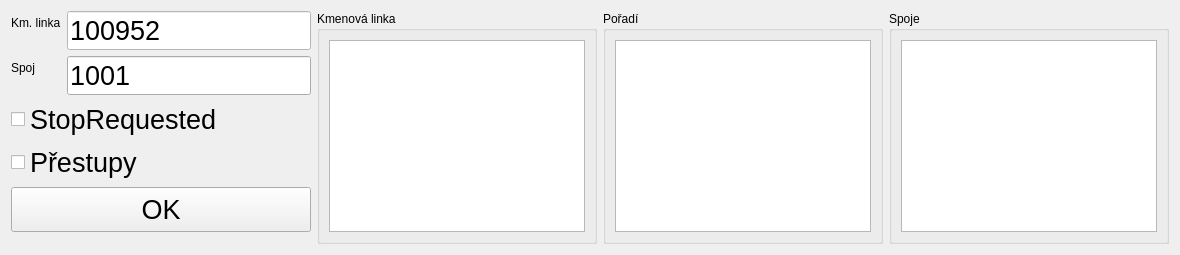
            <widget class="QWidget" name="page_turnus">
             <layout class="QGridLayout" name="gridLayout_4">
              <item row="0" column="1" rowspan="3">
               <layout class="QHBoxLayout" name="horizontalLayout_12">
                <item>
                 <layout class="QVBoxLayout" name="verticalLayout_17"/>
                </item>
                <item>
                 <widget class="QGroupBox" name="groupBox_3">
                  <property name="title">
                   <string>Kmenová linka</string>
                  </property>
                  <layout class="QVBoxLayout" name="verticalLayout_6">
                   <item>
                    <widget class="QListView" name="listView_kmenovaLinka">
                     <property name="font">
                      <font>
                       <pointsize>20</pointsize>
                      </font>
                     </property>
                    </widget>
                   </item>
                  </layout>
                 </widget>
                </item>
                <item>
                 <layout class="QVBoxLayout" name="verticalLayout_20"/>
                </item>
                <item>
                 <widget class="QGroupBox" name="groupBox_4">
                  <property name="title">
                   <string>Pořadí</string>
                  </property>
                  <layout class="QVBoxLayout" name="verticalLayout_12">
                   <item>
                    <widget class="QListView" name="listView_poradi">
                     <property name="font">
                      <font>
                       <pointsize>20</pointsize>
                      </font>
                     </property>
                    </widget>
                   </item>
                  </layout>
                 </widget>
                </item>
                <item>
                 <widget class="QGroupBox" name="groupBox_5">
                  <property name="title">
                   <string>Spoje</string>
                  </property>
                  <layout class="QVBoxLayout" name="verticalLayout_15">
                   <item>
                    <widget class="QTableView" name="tableView_turnusSpoj">
                     <property name="font">
                      <font>
                       <pointsize>20</pointsize>
                      </font>
                     </property>
                     <property name="selectionBehavior">
                      <enum>QAbstractItemView::SelectRows</enum>
                     </property>
                     <attribute name="horizontalHeaderVisible">
                      <bool>false</bool>
                     </attribute>
                     <attribute name="verticalHeaderVisible">
                      <bool>false</bool>
                     </attribute>
                    </widget>
                   </item>
                  </layout>
                 </widget>
                </item>
                <item>
                 <layout class="QVBoxLayout" name="verticalLayout_18"/>
                </item>
               </layout>
              </item>
              <item row="0" column="0">
               <layout class="QVBoxLayout" name="verticalLayout_16">
                <item>
                 <layout class="QFormLayout" name="formLayout_2">
                  <item row="0" column="1">
                   <widget class="QLineEdit" name="poleLinkyTurnus">
                    <property name="palette">
                     <palette>
                      <active>
                       <colorrole role="WindowText">
                        <brush brushstyle="SolidPattern">
                         <color alpha="255">
                          <red>0</red>
                          <green>0</green>
                          <blue>0</blue>
                         </color>
                        </brush>
                       </colorrole>
                       <colorrole role="Button">
                        <brush brushstyle="SolidPattern">
                         <color alpha="255">
                          <red>255</red>
                          <green>255</green>
                          <blue>255</blue>
                         </color>
                        </brush>
                       </colorrole>
                       <colorrole role="Light">
                        <brush brushstyle="SolidPattern">
                         <color alpha="255">
                          <red>255</red>
                          <green>255</green>
                          <blue>255</blue>
                         </color>
                        </brush>
                       </colorrole>
                       <colorrole role="Midlight">
                        <brush brushstyle="SolidPattern">
                         <color alpha="255">
                          <red>255</red>
                          <green>255</green>
                          <blue>255</blue>
                         </color>
                        </brush>
                       </colorrole>
                       <colorrole role="Dark">
                        <brush brushstyle="SolidPattern">
                         <color alpha="255">
                          <red>127</red>
                          <green>127</green>
                          <blue>127</blue>
                         </color>
                        </brush>
                       </colorrole>
                       <colorrole role="Mid">
                        <brush brushstyle="SolidPattern">
                         <color alpha="255">
                          <red>170</red>
                          <green>170</green>
                          <blue>170</blue>
                         </color>
                        </brush>
                       </colorrole>
                       <colorrole role="Text">
                        <brush brushstyle="SolidPattern">
                         <color alpha="255">
                          <red>0</red>
                          <green>0</green>
                          <blue>0</blue>
                         </color>
                        </brush>
                       </colorrole>
                       <colorrole role="BrightText">
                        <brush brushstyle="SolidPattern">
                         <color alpha="255">
                          <red>255</red>
                          <green>255</green>
                          <blue>255</blue>
                         </color>
                        </brush>
                       </colorrole>
                       <colorrole role="ButtonText">
                        <brush brushstyle="SolidPattern">
                         <color alpha="255">
                          <red>0</red>
                          <green>0</green>
                          <blue>0</blue>
                         </color>
                        </brush>
                       </colorrole>
                       <colorrole role="Base">
                        <brush brushstyle="SolidPattern">
                         <color alpha="255">
                          <red>255</red>
                          <green>255</green>
                          <blue>255</blue>
                         </color>
                        </brush>
                       </colorrole>
                       <colorrole role="Window">
                        <brush brushstyle="SolidPattern">
                         <color alpha="255">
                          <red>255</red>
                          <green>255</green>
                          <blue>255</blue>
                         </color>
                        </brush>
                       </colorrole>
                       <colorrole role="Shadow">
                        <brush brushstyle="SolidPattern">
                         <color alpha="255">
                          <red>0</red>
                          <green>0</green>
                          <blue>0</blue>
                         </color>
                        </brush>
                       </colorrole>
                       <colorrole role="AlternateBase">
                        <brush brushstyle="SolidPattern">
                         <color alpha="255">
                          <red>255</red>
                          <green>255</green>
                          <blue>255</blue>
                         </color>
                        </brush>
                       </colorrole>
                       <colorrole role="ToolTipBase">
                        <brush brushstyle="SolidPattern">
                         <color alpha="255">
                          <red>255</red>
                          <green>255</green>
                          <blue>220</blue>
                         </color>
                        </brush>
                       </colorrole>
                       <colorrole role="ToolTipText">
                        <brush brushstyle="SolidPattern">
                         <color alpha="255">
                          <red>0</red>
                          <green>0</green>
                          <blue>0</blue>
                         </color>
                        </brush>
                       </colorrole>
                       <colorrole role="PlaceholderText">
                        <brush brushstyle="NoBrush">
                         <color alpha="128">
                          <red>0</red>
                          <green>0</green>
                          <blue>0</blue>
                         </color>
                        </brush>
                       </colorrole>
                      </active>
                      <inactive>
                       <colorrole role="WindowText">
                        <brush brushstyle="SolidPattern">
                         <color alpha="255">
                          <red>0</red>
                          <green>0</green>
                          <blue>0</blue>
                         </color>
                        </brush>
                       </colorrole>
                       <colorrole role="Button">
                        <brush brushstyle="SolidPattern">
                         <color alpha="255">
                          <red>255</red>
                          <green>255</green>
                          <blue>255</blue>
                         </color>
                        </brush>
                       </colorrole>
                       <colorrole role="Light">
                        <brush brushstyle="SolidPattern">
                         <color alpha="255">
                          <red>255</red>
                          <green>255</green>
                          <blue>255</blue>
                         </color>
                        </brush>
                       </colorrole>
                       <colorrole role="Midlight">
                        <brush brushstyle="SolidPattern">
                         <color alpha="255">
                          <red>255</red>
                          <green>255</green>
                          <blue>255</blue>
                         </color>
                        </brush>
                       </colorrole>
                       <colorrole role="Dark">
                        <brush brushstyle="SolidPattern">
                         <color alpha="255">
                          <red>127</red>
                          <green>127</green>
                          <blue>127</blue>
                         </color>
                        </brush>
                       </colorrole>
                       <colorrole role="Mid">
                        <brush brushstyle="SolidPattern">
                         <color alpha="255">
                          <red>170</red>
                          <green>170</green>
                          <blue>170</blue>
                         </color>
                        </brush>
                       </colorrole>
                       <colorrole role="Text">
                        <brush brushstyle="SolidPattern">
                         <color alpha="255">
                          <red>0</red>
                          <green>0</green>
                          <blue>0</blue>
                         </color>
                        </brush>
                       </colorrole>
                       <colorrole role="BrightText">
                        <brush brushstyle="SolidPattern">
                         <color alpha="255">
                          <red>255</red>
                          <green>255</green>
                          <blue>255</blue>
                         </color>
                        </brush>
                       </colorrole>
                       <colorrole role="ButtonText">
                        <brush brushstyle="SolidPattern">
                         <color alpha="255">
                          <red>0</red>
                          <green>0</green>
                          <blue>0</blue>
                         </color>
                        </brush>
                       </colorrole>
                       <colorrole role="Base">
                        <brush brushstyle="SolidPattern">
                         <color alpha="255">
                          <red>255</red>
                          <green>255</green>
                          <blue>255</blue>
                         </color>
                        </brush>
                       </colorrole>
                       <colorrole role="Window">
                        <brush brushstyle="SolidPattern">
                         <color alpha="255">
                          <red>255</red>
                          <green>255</green>
                          <blue>255</blue>
                         </color>
                        </brush>
                       </colorrole>
                       <colorrole role="Shadow">
                        <brush brushstyle="SolidPattern">
                         <color alpha="255">
                          <red>0</red>
                          <green>0</green>
                          <blue>0</blue>
                         </color>
                        </brush>
                       </colorrole>
                       <colorrole role="AlternateBase">
                        <brush brushstyle="SolidPattern">
                         <color alpha="255">
                          <red>255</red>
                          <green>255</green>
                          <blue>255</blue>
                         </color>
                        </brush>
                       </colorrole>
                       <colorrole role="ToolTipBase">
                        <brush brushstyle="SolidPattern">
                         <color alpha="255">
                          <red>255</red>
                          <green>255</green>
                          <blue>220</blue>
                         </color>
                        </brush>
                       </colorrole>
                       <colorrole role="ToolTipText">
                        <brush brushstyle="SolidPattern">
                         <color alpha="255">
                          <red>0</red>
                          <green>0</green>
                          <blue>0</blue>
                         </color>
                        </brush>
                       </colorrole>
                       <colorrole role="PlaceholderText">
                        <brush brushstyle="NoBrush">
                         <color alpha="128">
                          <red>0</red>
                          <green>0</green>
                          <blue>0</blue>
                         </color>
                        </brush>
                       </colorrole>
                      </inactive>
                      <disabled>
                       <colorrole role="WindowText">
                        <brush brushstyle="SolidPattern">
                         <color alpha="255">
                          <red>127</red>
                          <green>127</green>
                          <blue>127</blue>
                         </color>
                        </brush>
                       </colorrole>
                       <colorrole role="Button">
                        <brush brushstyle="SolidPattern">
                         <color alpha="255">
                          <red>255</red>
                          <green>255</green>
                          <blue>255</blue>
                         </color>
                        </brush>
                       </colorrole>
                       <colorrole role="Light">
                        <brush brushstyle="SolidPattern">
                         <color alpha="255">
                          <red>255</red>
                          <green>255</green>
                          <blue>255</blue>
                         </color>
                        </brush>
                       </colorrole>
                       <colorrole role="Midlight">
                        <brush brushstyle="SolidPattern">
                         <color alpha="255">
                          <red>255</red>
                          <green>255</green>
                          <blue>255</blue>
                         </color>
                        </brush>
                       </colorrole>
                       <colorrole role="Dark">
                        <brush brushstyle="SolidPattern">
                         <color alpha="255">
                          <red>127</red>
                          <green>127</green>
                          <blue>127</blue>
                         </color>
                        </brush>
                       </colorrole>
                       <colorrole role="Mid">
                        <brush brushstyle="SolidPattern">
                         <color alpha="255">
                          <red>170</red>
                          <green>170</green>
                          <blue>170</blue>
                         </color>
                        </brush>
                       </colorrole>
                       <colorrole role="Text">
                        <brush brushstyle="SolidPattern">
                         <color alpha="255">
                          <red>127</red>
                          <green>127</green>
                          <blue>127</blue>
                         </color>
                        </brush>
                       </colorrole>
                       <colorrole role="BrightText">
                        <brush brushstyle="SolidPattern">
                         <color alpha="255">
                          <red>255</red>
                          <green>255</green>
                          <blue>255</blue>
                         </color>
                        </brush>
                       </colorrole>
                       <colorrole role="ButtonText">
                        <brush brushstyle="SolidPattern">
                         <color alpha="255">
                          <red>127</red>
                          <green>127</green>
                          <blue>127</blue>
                         </color>
                        </brush>
                       </colorrole>
                       <colorrole role="Base">
                        <brush brushstyle="SolidPattern">
                         <color alpha="255">
                          <red>255</red>
                          <green>255</green>
                          <blue>255</blue>
                         </color>
                        </brush>
                       </colorrole>
                       <colorrole role="Window">
                        <brush brushstyle="SolidPattern">
                         <color alpha="255">
                          <red>255</red>
                          <green>255</green>
                          <blue>255</blue>
                         </color>
                        </brush>
                       </colorrole>
                       <colorrole role="Shadow">
                        <brush brushstyle="SolidPattern">
                         <color alpha="255">
                          <red>0</red>
                          <green>0</green>
                          <blue>0</blue>
                         </color>
                        </brush>
                       </colorrole>
                       <colorrole role="AlternateBase">
                        <brush brushstyle="SolidPattern">
                         <color alpha="255">
                          <red>255</red>
                          <green>255</green>
                          <blue>255</blue>
                         </color>
                        </brush>
                       </colorrole>
                       <colorrole role="ToolTipBase">
                        <brush brushstyle="SolidPattern">
                         <color alpha="255">
                          <red>255</red>
                          <green>255</green>
                          <blue>220</blue>
                         </color>
                        </brush>
                       </colorrole>
                       <colorrole role="ToolTipText">
                        <brush brushstyle="SolidPattern">
                         <color alpha="255">
                          <red>0</red>
                          <green>0</green>
                          <blue>0</blue>
                         </color>
                        </brush>
                       </colorrole>
                       <colorrole role="PlaceholderText">
                        <brush brushstyle="NoBrush">
                         <color alpha="128">
                          <red>0</red>
                          <green>0</green>
                          <blue>0</blue>
                         </color>
                        </brush>
                       </colorrole>
                      </disabled>
                     </palette>
                    </property>
                    <property name="font">
                     <font>
                      <pointsize>20</pointsize>
                     </font>
                    </property>
                    <property name="autoFillBackground">
                     <bool>false</bool>
                    </property>
                    <property name="text">
                     <string>100952</string>
                    </property>
                   </widget>
                  </item>
                  <item row="1" column="0">
                   <widget class="QLabel" name="label_17">
                    <property name="text">
                     <string>Spoj</string>
                    </property>
                   </widget>
                  </item>
                  <item row="1" column="1">
                   <widget class="QLineEdit" name="poleSpojeTurnus">
                    <property name="font">
                     <font>
                      <pointsize>20</pointsize>
                     </font>
                    </property>
                    <property name="text">
                     <string>1001</string>
                    </property>
                   </widget>
                  </item>
                  <item row="0" column="0">
                   <widget class="QLabel" name="label_18">
                    <property name="text">
                     <string>Km. linka</string>
                    </property>
                   </widget>
                  </item>
                 </layout>
                </item>
                <item>
                 <layout class="QVBoxLayout" name="verticalLayout_19">
                  <item>
                   <widget class="QCheckBox" name="checkBox_4">
                    <property name="font">
                     <font>
                      <pointsize>20</pointsize>
                     </font>
                    </property>
                    <property name="text">
                     <string>StopRequested</string>
                    </property>
                   </widget>
                  </item>
                  <item>
                   <widget class="QCheckBox" name="checkBox_MpvTurnusy">
                    <property name="font">
                     <font>
                      <pointsize>20</pointsize>
                     </font>
                    </property>
                    <property name="text">
                     <string>Přestupy</string>
                    </property>
                    <property name="iconSize">
                     <size>
                      <width>16</width>
                      <height>16</height>
                     </size>
                    </property>
                   </widget>
                  </item>
                  <item>
                   <widget class="QPushButton" name="pushButton_turnus_prikaz">
                    <property name="sizePolicy">
                     <sizepolicy hsizetype="Expanding" vsizetype="Expanding">
                      <horstretch>0</horstretch>
                      <verstretch>0</verstretch>
                     </sizepolicy>
                    </property>
                    <property name="font">
                     <font>
                      <pointsize>20</pointsize>
                     </font>
                    </property>
                    <property name="text">
                     <string>OK</string>
                    </property>
                   </widget>
                  </item>
                 </layout>
                </item>
               </layout>
              </item>
             </layout>
            </widget>
